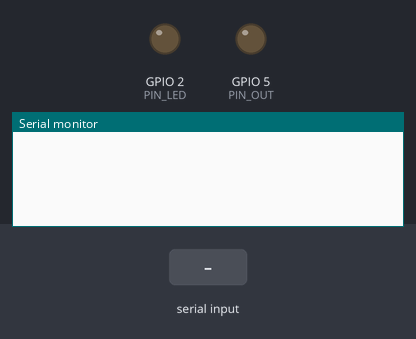
A sketch run on a simulated ESP32. On the bench: output pins drawn as LEDs (lit = HIGH), the last lines printed to the serial monitor. The inputs (shaded band) are chosen by the test bench.

Above: at 1.2 s.
1.3 s: "?\n" received over Serial
At 2.5 s:
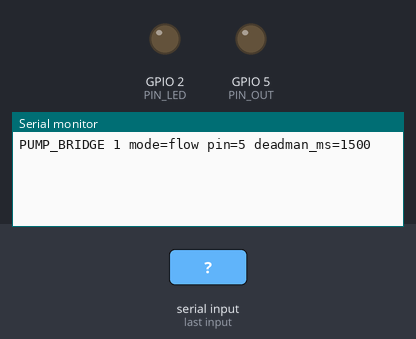
2.8 s: "90,45\n" received over Serial
At 3.7 s:
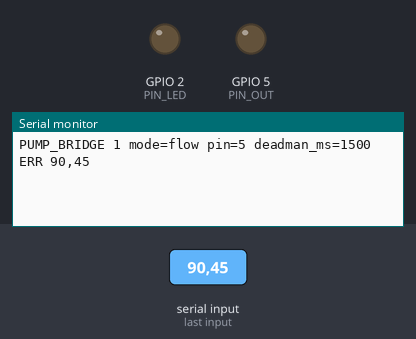
4.3 s: "5\n" received over Serial
At 4.9 s:
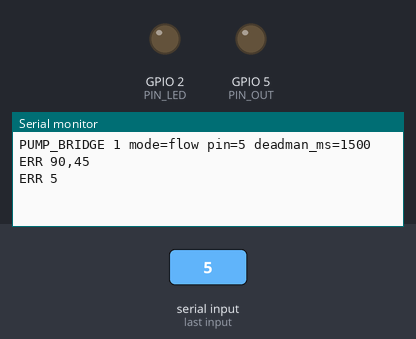

Measured:
- after the input at 1.3 s, the serial monitor: prints a new line at once (image 1)
- after the input at 2.8 s, the serial monitor: prints a new line at once (image 2)
- after the input at 4.3 s, the serial monitor: prints a new line at once (image 3)

The sketch:

pump_bridge.ino
```cpp
// pump_bridge - drives a real spray pump from FieldPilot's bench bridge.
//
//   laptop (python -m fieldpilot.bench --sink serial:COM6)  --USB-->  this board  -->  pump
//
// Protocol, one line each, 115200 baud:
//   "?"        -> "PUMP_BRIDGE 1 mode=<flow|switch|servo> pin=<n> deadman_ms=<n>"
//   "P<pwm>"   -> "OK <pwm>"        (800..2200 us; anything else -> "ERR <line>")
//
// Three output modes, chosen at compile time (FLOW is the default):
//   FLOW    logic-level MOSFET on PIN_OUT, PWM duty = (pwm - 1100) / 800: 1100 off, 1900 full.
//           With `bench --flow-law t1_10l` the duty follows the simulated ground speed the
//           way the T1's controller does, and drops to 0 below 0.5 m/s. Plain on/off
//           commands (1900 / 1100) still mean full / off. Do not use with a relay.
//   SWITCH  MOSFET or relay on PIN_OUT: pump ON while pwm >= THRESH_US
//   SERVO   servo signal on PIN_OUT for a pump driver/ESC that takes one
//
// T1 bench (docs/BENCH_RIG.md, Option C): the drone's own 24 V pump, unplugged from the
// K3-A Pro, on an IRLZ44N low-side switch from a 24 V supply through a 5 A fuse, with a
// 1N5822 flyback diode across the pump. Drone flight battery disconnected, props off.
//
// Dead-man: no valid command for DEADMAN_MS -> pump OFF. Unplugging the USB cable,
// closing the laptop or killing the bridge all stop the pump within 1.5 s.
//
// Boards: Arduino Uno / Nano / Pro Micro (Servo.h), ESP32 (ESP32Servo library).

#define MODE_SWITCH 1
#define MODE_SERVO  2
#define MODE_FLOW   3
#ifndef MODE
#define MODE MODE_FLOW
#endif

#if MODE == MODE_SERVO
  #if defined(ESP32)
    #include <ESP32Servo.h>
  #else
    #include <Servo.h>
  #endif
  Servo out;
#endif

const uint8_t  PIN_OUT     = 5;      // MOSFET gate / relay IN / servo signal
const uint8_t  PIN_LED     = LED_BUILTIN;
const uint16_t THRESH_US   = 1500;
const uint16_t OFF_US      = 1100;
const uint16_t FULL_US     = 1900;
const unsigned long DEADMAN_MS = 1500;

char buf[24];
uint8_t n = 0;
unsigned long lastCmd = 0;
uint16_t current = OFF_US;
bool timedOut = true;

void apply(uint16_t us) {
  current = us;
#if MODE == MODE_FLOW
  long duty = us <= OFF_US ? 0 : us >= FULL_US ? 255 : (long)(us - OFF_US) * 255 / (FULL_US - OFF_US);
  bool on = duty > 0;
  analogWrite(PIN_OUT, (int)duty);          // D5 on an Uno/Nano: ~980 Hz
#elif MODE == MODE_SERVO
  bool on = us >= THRESH_US;
  out.writeMicroseconds(us);
#else
  bool on = us >= THRESH_US;
  digitalWrite(PIN_OUT, on ? HIGH : LOW);
#endif
  digitalWrite(PIN_LED, on ? HIGH : LOW);   // visible on camera
}

void handle(const char *line) {
  if (line[0] == '?' && line[1] == '\0') {
    Serial.print(F("PUMP_BRIDGE 1 mode="));
    Serial.print(MODE == MODE_SERVO ? F("servo") : MODE == MODE_FLOW ? F("flow") : F("switch"));
    Serial.print(F(" pin="));
    Serial.print(PIN_OUT);
    Serial.print(F(" deadman_ms="));
    Serial.println(DEADMAN_MS);
    return;
  }
  if (line[0] == 'P') {
    long v = atol(line + 1);
    if (v >= 800 && v <= 2200) {
      apply((uint16_t)v);
      lastCmd = millis();
      timedOut = false;
      Serial.print(F("OK "));
      Serial.println(v);
      return;
    }
  }
  Serial.print(F("ERR "));
  Serial.println(line);
}

void setup() {
  pinMode(PIN_LED, OUTPUT);
#if MODE == MODE_SERVO
  out.attach(PIN_OUT);
#else
  pinMode(PIN_OUT, OUTPUT);
#endif
  apply(OFF_US);
  Serial.begin(115200);
}

void loop() {
  while (Serial.available()) {
    char c = (char)Serial.read();
    if (c == '\r') continue;
    if (c == '\n') {
      buf[n] = '\0';
      if (n) handle(buf);
      n = 0;
    } else if (n < sizeof(buf) - 1) {
      buf[n++] = c;
    } else {
      n = 0;                       // overlong line: drop it
    }
  }
  if (!timedOut && millis() - lastCmd > DEADMAN_MS) {
    apply(OFF_US);
    timedOut = true;
  }
}
```
